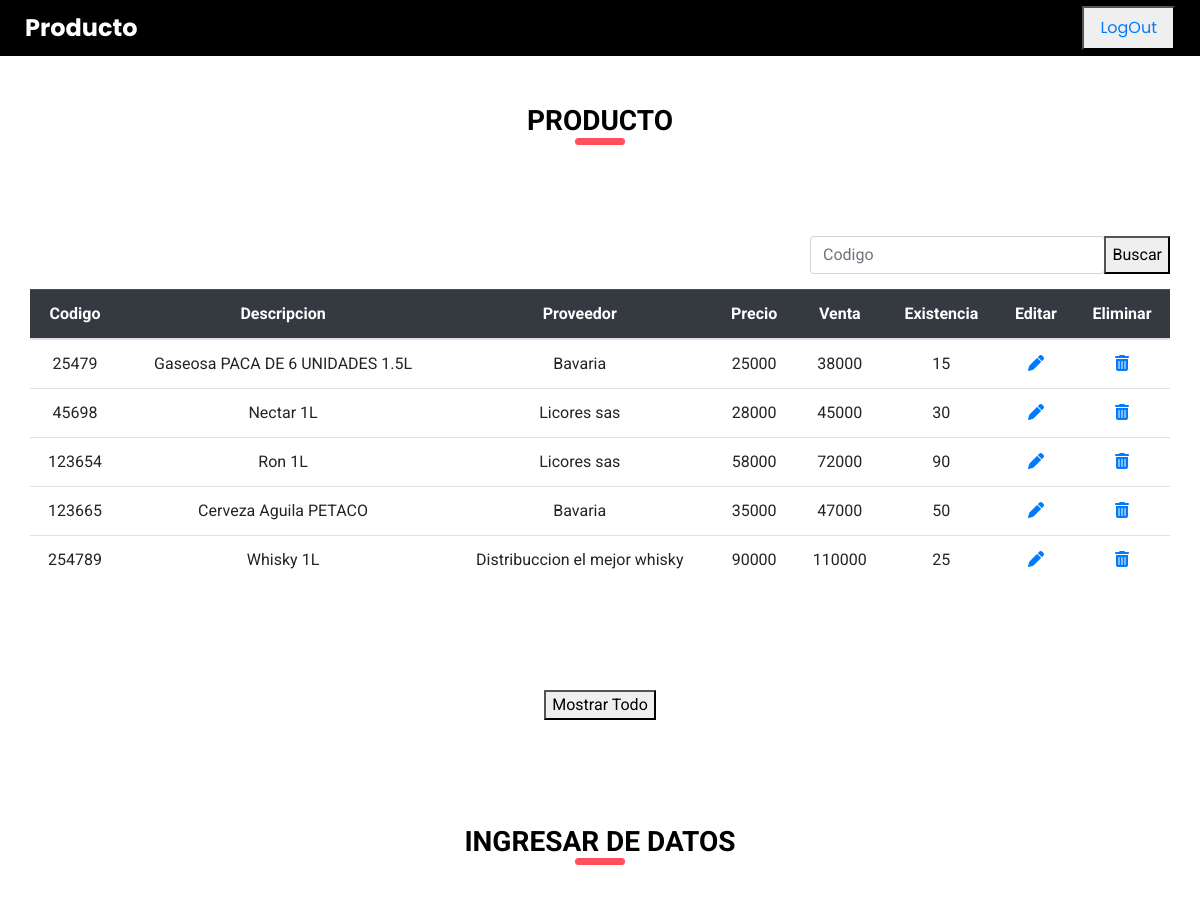
Page /producto.php (upper part) on the earlier database version.
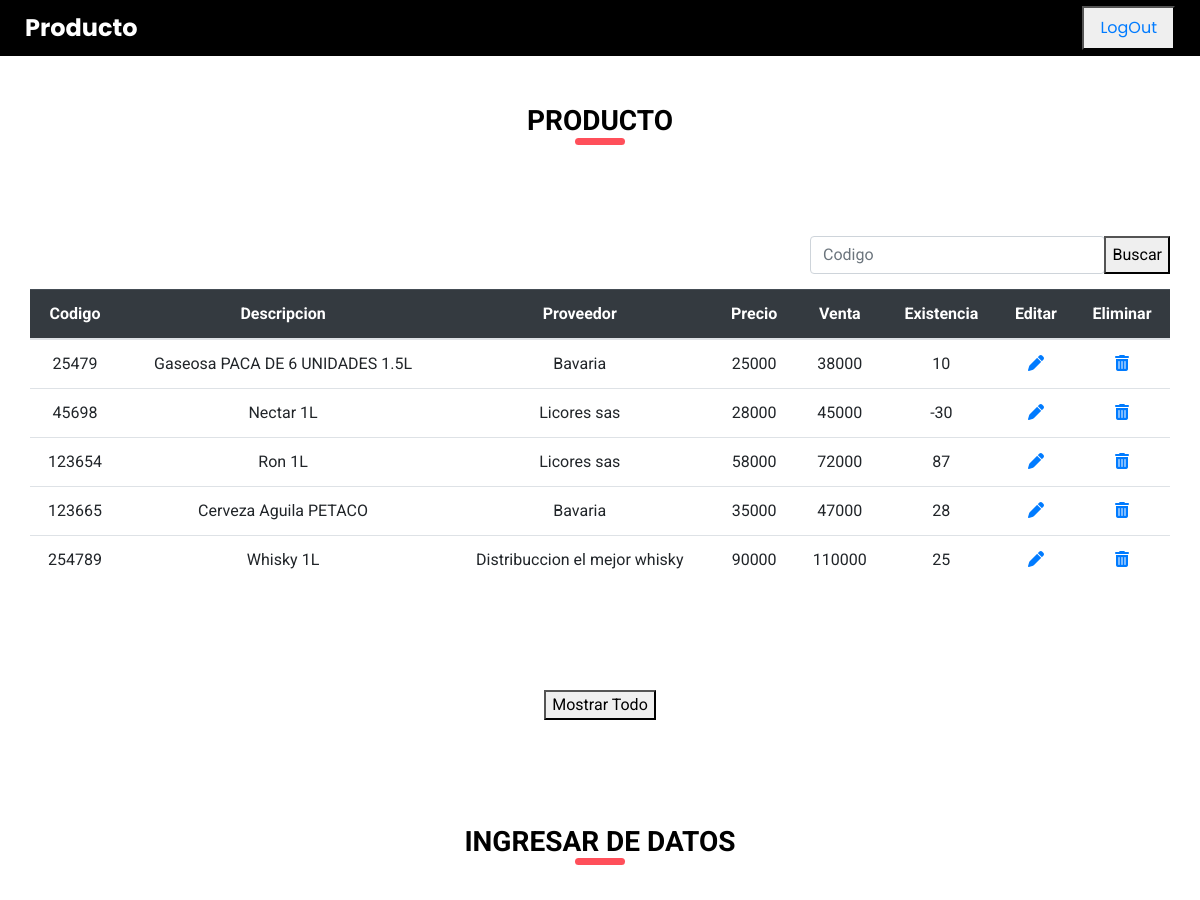
Same page on the later database version.
### tables this page shows
CREATE TABLE `producto` (
  `ProCodigo` int(20) NOT NULL,
  `ProDescripcion` varchar(70) DEFAULT NULL,
  `ProProveedor` varchar(30) DEFAULT NULL,
  `ProPrecio` int(30) DEFAULT NULL,
  `ProVenta` int(30) DEFAULT NULL,
  `ProExistencia` int(30) DEFAULT NULL
);

### producto.php (the view, shortened to what this page needs)
<!DOCTYPE html>
<html>
  <head>
    <link rel="stylesheet" type="text/css"
        href="https://cdnjs.cloudflare.com/ajax/libs/OwlCarousel2/2.1.3/assets/owl.carousel.min.css" />
    <link rel="stylesheet" type="text/css" href="css/bootstrap.css" />
    <link href="css/style.css" rel="stylesheet" />
    <link href="css/responsive.css" rel="stylesheet" />
  </head>
  <body>
    <div class="hero_area">
        <header class="header_section">
          <div class="container-fluid">
              <nav class="navbar navbar-expand-lg custom_nav-container ">
                <a class="navbar-brand" href="index.html">
                <span>
                Producto
                </span>
                </a>
                <form class="nav justify-content-end">
                    <button class=nav-link href="index.html">
                      <li class="nav-item">
                          <a  href="index.html">LogOut</a>
                      </li>
                    </button>
                </form>
              </nav>
          </div>
        </header>
    </div>
    <br><br>
    <section class="service_section layout_padding-bottom">
        <div class="container">
          <div class="custom_heading-container">
              <h3 class= " ">
              Producto
          </div>
        </div>
    </section>
    <section class="service_section">
        <div class="container">
          <div class="row">
              <div class="col">
              </div>
              <div class="col">
              </div>
              <div class="col">
                <form action="producto.php" method="GET">
                  <div class="custom_heading-container">
                    <input type="text" class="form-control" placeholder="Codigo" aria-label="Recipient's username" aria-describedby="basic-addon2"  name="busqueda">
                    <div class="input-group-append">
                    <button type="submit">Buscar</button>
                    </div>
                    </div>
                </form>
              </div>
          </div>
        </div>
    </section>
    <section class="service_section layout_padding-bottom">
        <div class="container">
          <div class="custom_heading-container">
              <?php
                $conexion = new PDO("mysql:host=localhost;dbname=distribuidora;","root");
                if (isset($_GET["busqueda"])) {
                  $ProCodigo = $_GET['busqueda'];
                  $busqueda = $conexion->prepare("SELECT * FROM producto WHERE ProCodigo=?;");
                  $busqueda->execute([$ProCodigo]);
                  $resultado = $busqueda->fetchAll();
                }
                else{
                  $busqueda=$conexion->prepare("SELECT * FROM producto");
                  $busqueda->execute();
                  $resultado = $busqueda->fetchAll();
                }
              ?>
              <table class="table">
                <thead class="table-dark">
                    <tr>
                      <th scope="col">Codigo</th>
                      <th scope="col">Descripcion</th>
                      <th scope="col">Proveedor</th>
                      <th scope="col">Precio</th>
                      <th scope="col">Venta</th>
                      <th scope="col">Existencia</th>
                      <th scope="col">Editar</th>
                      <th scope="col">Eliminar</th>
                    </tr>
                </thead>
                <tbody>
                    <?php
                      foreach($resultado as $res)
                      {
                        echo "<tr>";
                          echo "<td>".$res["ProCodigo"]."</td>";
                          echo "<td>".$res["ProDescripcion"]."</td>";
                          echo "<td>".$res["ProProveedor"]."</td>";
                          echo "<td>".$res["ProPrecio"]."</td>";
                          echo "<td>".$res["ProVenta"]."</td>";
                          echo "<td>".$res["ProExistencia"]."</td>";
                          echo "<td><a href='producto_Editar.php?ProCodigo=".$res['ProCodigo']."' class='fa-solid fa-pen'></a></td>";
                          echo "<td><a href='producto_Eliminar.php?ProCodigo=".$res['ProCodigo']."' class='fa-solid fa-trash-can'></a></td>";
                        echo "</tr>";
                      }
                      ?>
                </tbody>
              </table>
          </div>
        </div>
    </section>
    <section class="service_section">
        <div class="container">
          <div class="custom_heading-container">
            <form action="producto.php" method="GET">
              <div class="custom_heading-container">
                <button type="submit">Mostrar Todo</button>
              </div>
            </form>
          </div>
        </div>
    </section>
    <section class="contact_section layout_padding">
        <div class="custom_heading-container">
          <h3 class=" ">
              Ingresar de Datos
          </h3>
        </div>
        <div class="container layout_padding2-top">
        </div>
    </section>
  </body>
</html>

Differences in the rows shown:
changed producto "Gaseosa PACA DE 6 UNIDADES 1.5L": ProExistencia "15" → "10"
changed producto "Nectar 1L": ProExistencia "30" → "-30"
changed producto "Ron 1L": ProExistencia "90" → "87"
changed producto "Cerveza Aguila PETACO": ProExistencia "50" → "28"
